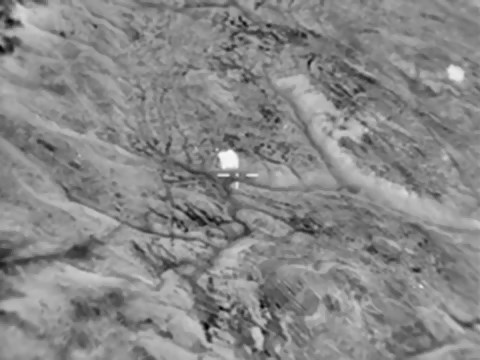
//> input picture Recognition/teplovizor/ig_1.jpg, 480 x 360 px
$ ./main   (built with g++ and OpenCV 4)
//> lines starting //> are read from the running program, lines starting //| are printed output that depends on the picture; after the words box and inside, x2 and y2 are one past the last pixel; in counts of white or black regions, pixels touching at a corner belong together
#include "opencv2\imgproc.hpp"
#include "opencv2\highgui.hpp"
#include "opencv2\opencv.hpp"

using namespace std;
using namespace cv;


int main()
{
	string window = "original";
	string window1 = "filtred";

	Scalar aimColor(0, 0, 255);// цвет мишени RGB

	namedWindow(window, CV_WINDOW_FULLSCREEN);
	namedWindow(window1, CV_WINDOW_FULLSCREEN);


	Mat img = imread("ig_1.jpg");
//> img is the input picture: 360 rows x 480 cols, CV_8UC3; min 3, max 250, mean 135.5

	cvtColor(img, img, CV_BGR2GRAY);//перевод в одноканальное
//> img: 360 rows x 480 cols, CV_8UC1

	Mat img1 = img.clone();


	threshold(img, img1, 220, 250, THRESH_BINARY);//пороговая фильтрация
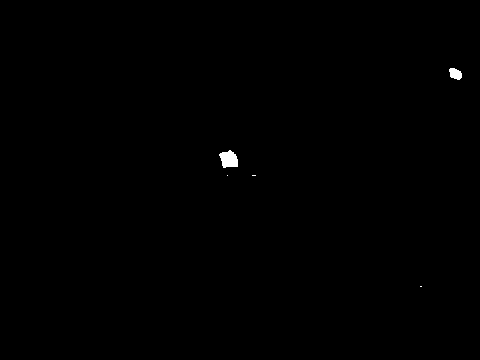
//> img1: 360 rows x 480 cols, CV_8UC1; values 0 (black) and 250 (white), 0.21% white; 5 white regions (3 under 20 px)


	vector<vector<Point>> cnts;//вектор контуров
	findContours(img1, cnts, CV_RETR_EXTERNAL, CV_CHAIN_APPROX_NONE);//находит контуры
//> cnts = 5 contours, 3 with area under 20; largest, box (x1, y1, x2, y2) and area: (219, 150, 238, 168) 219, (449, 68, 462, 80) 96

	int Max = 0;// индекс самого большого контура
	for (int i = 0; i < cnts.size(); i++) // поиск самого большого по площади контура
	{
		if (contourArea(cnts[i], false) > contourArea(cnts[Max], false))
		{
			Max = i;
		}

	}
//> this loop made 5 passes
//> after the loop, Max = 3


	polylines(img, cnts, false,1,2);// обводка
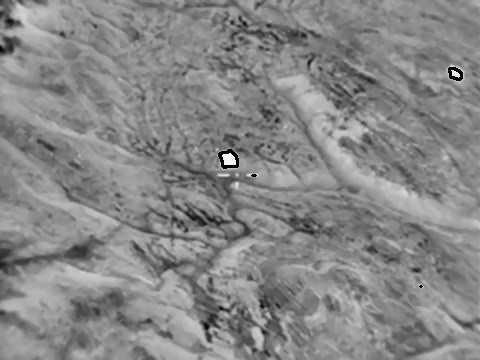
//> img: 360 rows x 480 cols, CV_8UC1; min 1, max 247, mean 135.1
	Moments mnts = moments(cnts[Max]);//центр масс
//> mnts = moments, m00 219, centre m10/m00, m01/m00 = (228.5, 158.9)

	double m00 = mnts.m00;
//> m00 = 219
	double m10 = mnts.m10;
//> m10 = 50044.2
	double m01 = mnts.m01;
//> m01 = 34807.8
	double xmass = m10 / m00;
//> xmass = 228.5
	double ymass = m01 / m00;
//> ymass = 158.9

	ellipse(img, Point(xmass, ymass), Size(2,2), 0, 0, 360, aimColor, -1);//в центре масс эллипс
//> img: 360 rows x 480 cols, CV_8UC1; 13 pixels changed, all inside (x1, y1, x2, y2) = (226, 156, 231, 161)

	cvtColor(img, img, CV_GRAY2BGR);//обратно в RGB
//> img: 360 rows x 480 cols, CV_8UC3


	imshow(window, img);
	imshow(window1, img1);


	waitKey(0);

	destroyAllWindows();

	return 0;


}

$ run again, with Recognition/teplovizor/ig_0.jpg copied over Recognition/teplovizor/ig_1.jpg
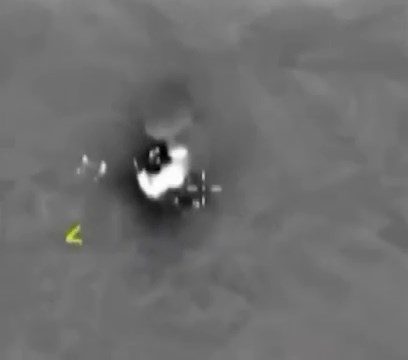
//> input picture Recognition/teplovizor/ig_0.jpg, 408 x 360 px
//> img is the input picture: 360 rows x 408 cols, CV_8UC3; mean B, G, R 110.1, 110.2, 110.2
//> `threshold(img, img1, 220, 250, THRESH_BINARY);`:
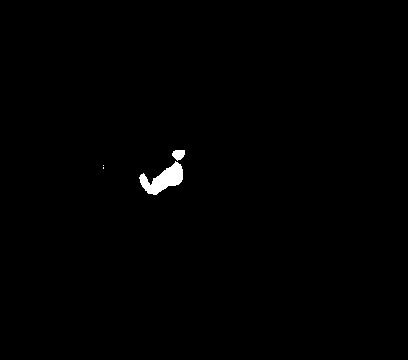
//> img1: 360 rows x 408 cols, CV_8UC1; values 0 (black) and 250 (white), 0.57% white; 4 white regions (2 under 20 px)
//> cnts = 4 contours, 2 with area under 20; largest, box (x1, y1, x2, y2) and area: (139, 161, 183, 195) 673, (172, 150, 185, 161) 88
//> the loop `for (int i = 0; i < cnts.size(); i++)` made 4 passes
//> after the loop `for (int i = 0; i < cnts.size(); i++)`: Max = 2
//> `polylines(img, cnts, false,1,2);`:
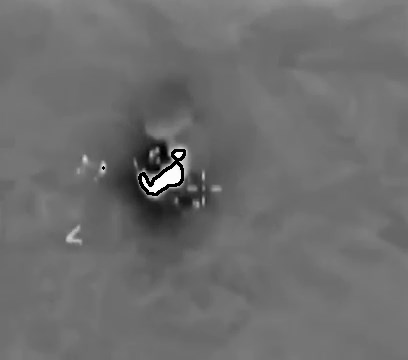
//> img: 360 rows x 408 cols, CV_8UC1; min 0, max 255, mean 109.3
//> mnts = moments, m00 673, centre m10/m00, m01/m00 = (163.2, 179.2)
//> m00 = 673
//> m10 = 109839.8
//> m01 = 120593.3
//> xmass = 163.2
//> ymass = 179.2

$ run again, with Recognition/teplovizor/ig_2.jpg copied over Recognition/teplovizor/ig_1.jpg
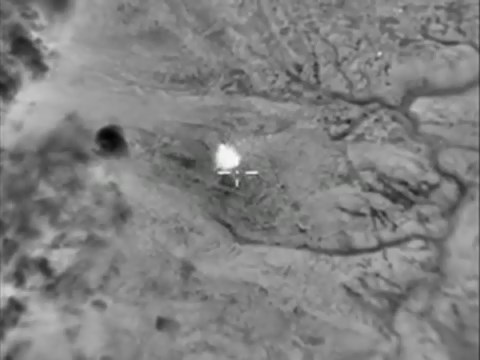
//> input picture Recognition/teplovizor/ig_2.jpg, 480 x 360 px
//> img is the input picture: 360 rows x 480 cols, CV_8UC3; mean B, G, R 128.4, 128.5, 128.5
//> img1: 360 rows x 480 cols, CV_8UC1; values 0 (black) and 250 (white), 0.19% white; 5 white regions (4 under 20 px)
//> cnts = 5 contours, 4 with area under 20; largest, box (x1, y1, x2, y2) and area: (218, 145, 239, 168) 290
//> the loop `for (int i = 0; i < cnts.size(); i++)` made 5 passes
//> after the loop `for (int i = 0; i < cnts.size(); i++)`: Max = 4
//> `polylines(img, cnts, false,1,2);`:
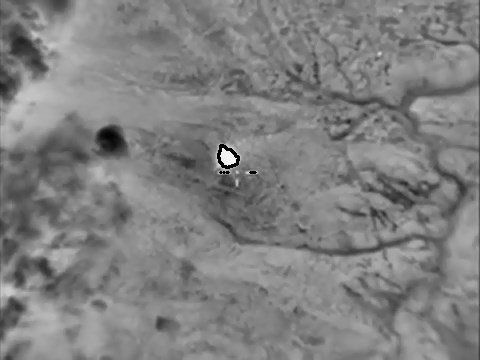
//> img: 360 rows x 480 cols, CV_8UC1; min 1, max 251, mean 128.1
//> mnts = moments, m00 289.5, centre m10/m00, m01/m00 = (227.2, 157)
//> m00 = 289.5
//> m10 = 65763.8
//> m01 = 45457
//> xmass = 227.2
//> ymass = 157
